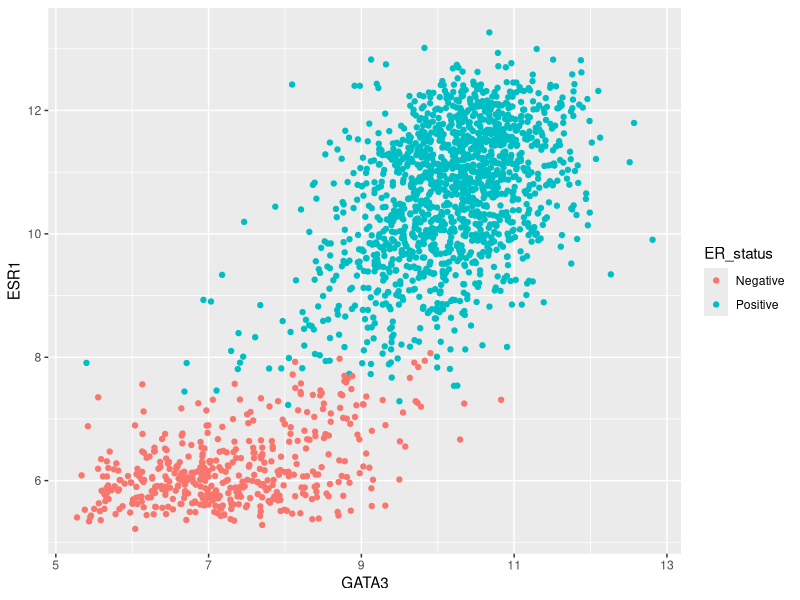
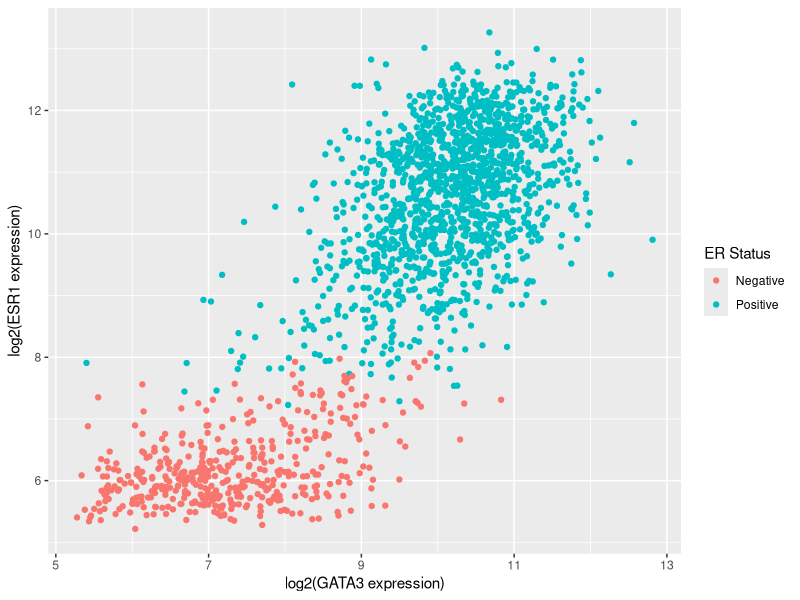
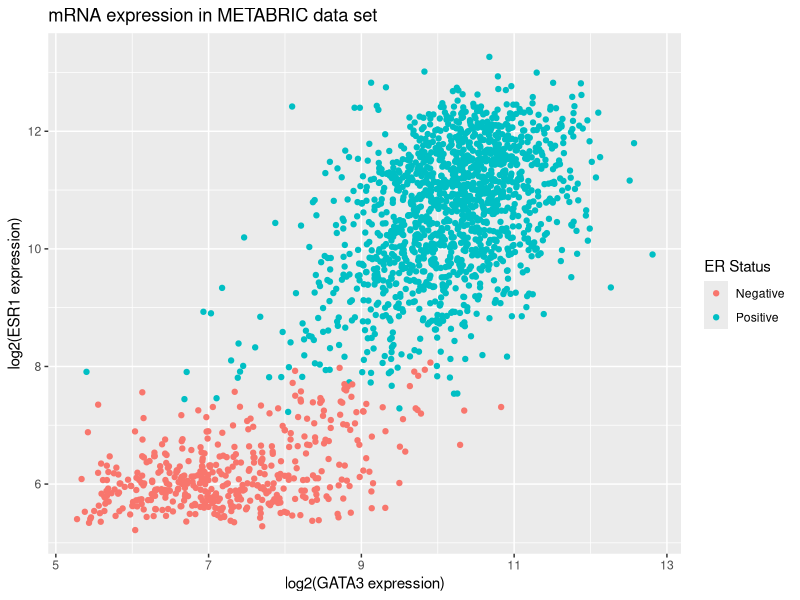
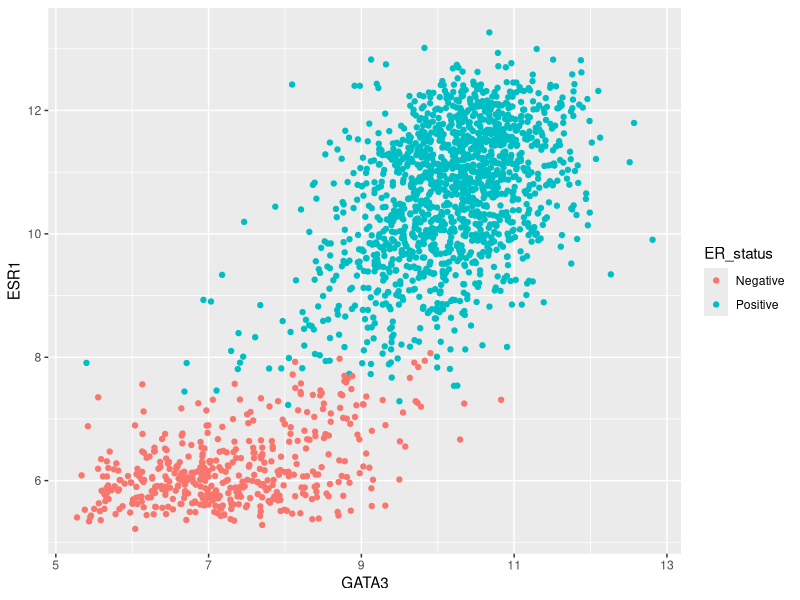
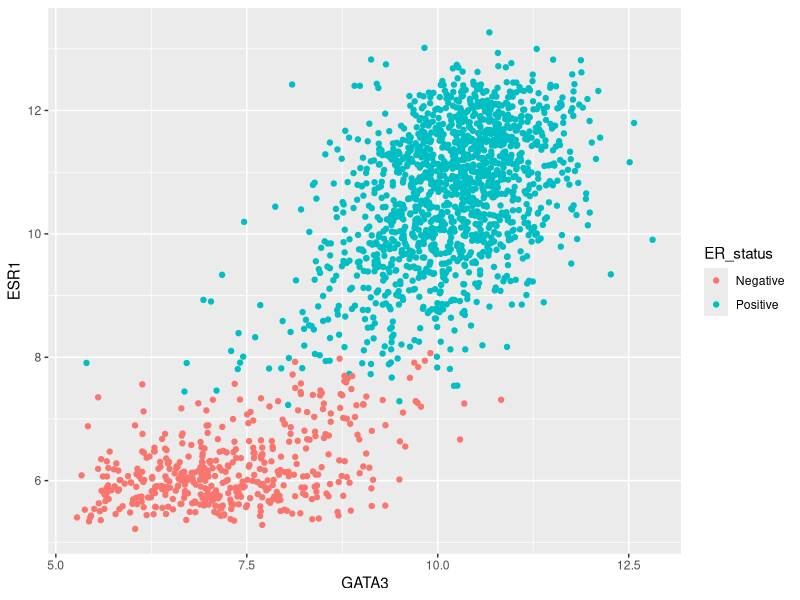
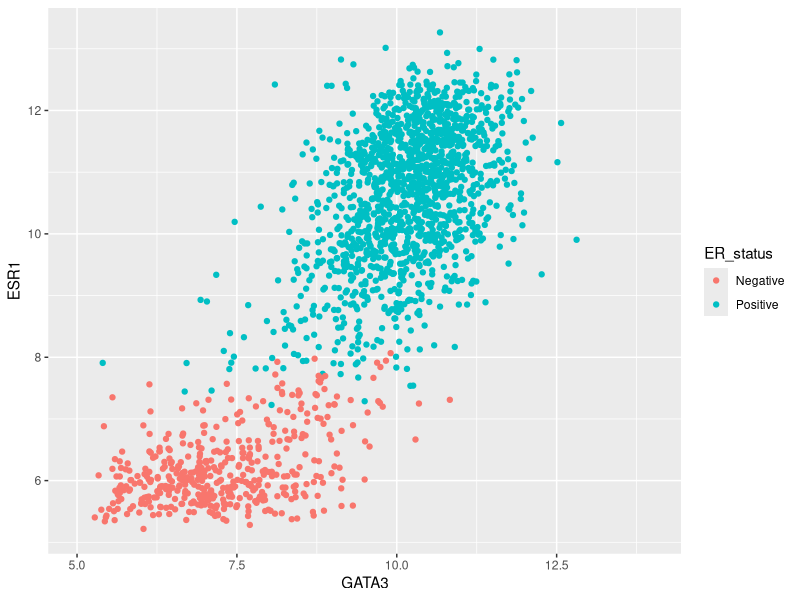
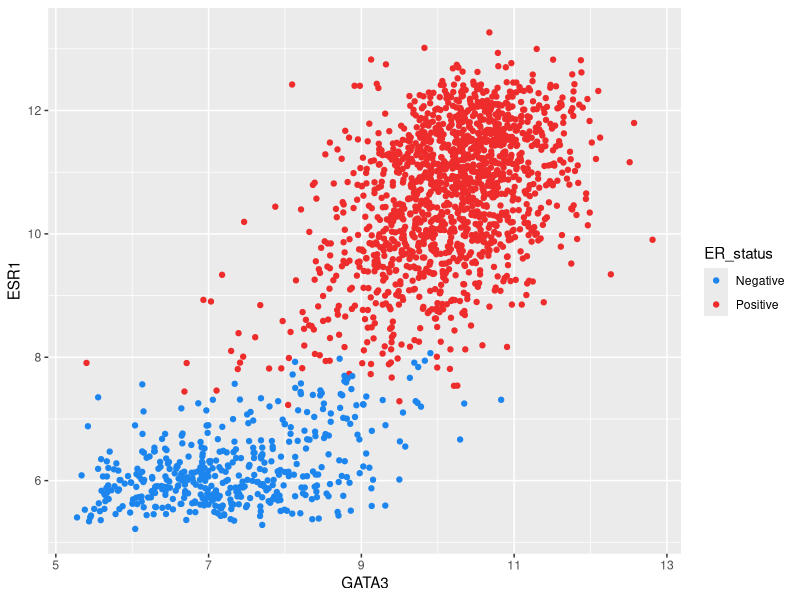
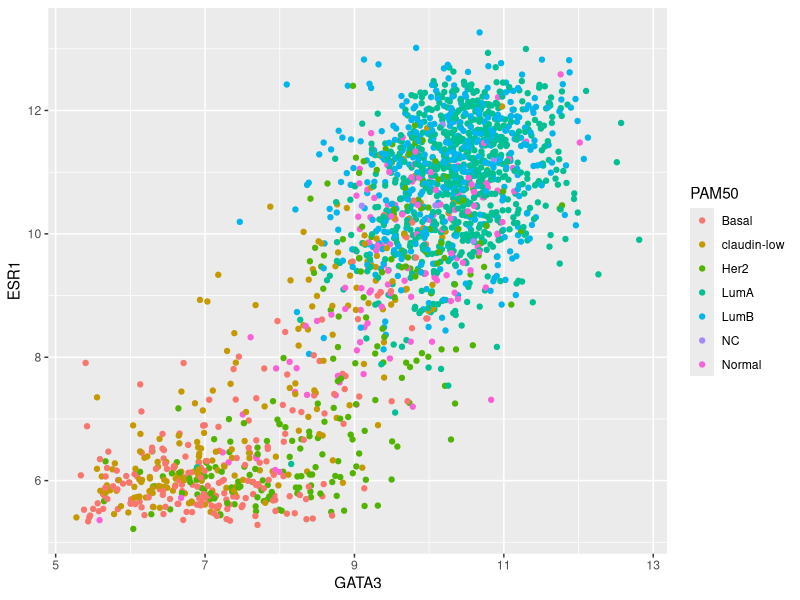

Here is the R script that generated these plots, in order:
## ---- chunk 1
options(tibble.print_max = 1, tibble.print_min = 1, max.print=10, 
        tibble.max_extra_cols=1)
knitr::opts_chunk$set(eval=FALSE)
## ---- chunk 2
library(tidyverse)
metabric <- read_csv("data/metabric_clinical_and_expression_data.csv")
## ---- chunk 3
metabric %>% 
  summarise(Mean_ESR1 = mean(ESR1))
## ---- chunk 4
metabric %>% 
  filter(ER_status == "Positive") %>% 
  summarise(Mean_ESR1_positive = mean(ESR1))
metabric %>% 
  filter(ER_status == "Negative") %>% 
  summarise(Mean_ESR1_negative = mean(ESR1))
## ---- chunk 5
metabric %>% 
  group_by(ER_status) %>% 
  summarise(Mean_ESR1 = mean(ESR1))
## ---- chunk 6
metabric %>% 
  group_by(ER_status, HER2_status) %>% 
  summarise(Mean_ESR1 = mean(ESR1))
## ---- chunk 7
metabric %>% 
  group_by(ER_status, HER2_status) %>% 
  summarise(Mean_ESR1 = mean(ESR1), Mean_GATA3 = mean(GATA3))
## ---- chunk 8
metabric %>% 
  group_by(ER_status, HER2_status) %>% 
  summarise(Mean_ESR1 = mean(ESR1), Mean_GATA3 = mean(GATA3), N_Patients = n())
## ---- chunk 9
metabric %>% 
  group_by(PAM50) %>% 
  summarise(N_Samples=n())
## ---- chunk 10
count(metabric, PAM50)
## ---- chunk 11
mutations <- read_csv("data/metabric_mutations.csv")
## ---- chunk 12
mutations <- mutations %>% 
  select(Patient_ID, Gene, Position = Start_Position)  ### LOOK WE CAN RENAME IN SELECT!!!!
mutations
## ---- chunk 13
mutations %>% 
  distinct(Patient_ID, Gene)
## ---- chunk 14
band_members
## ---- chunk 15
band_instruments
## ---- chunk 16
left_join(band_members, band_instruments, by = "name")
## ---- chunk 17
left_join(band_members, band_instruments)
## ---- chunk 18
inner_join(band_members, band_instruments)
## ---- chunk 19
full_join(band_members, band_instruments)
## ---- chunk 20
band_instruments2
## ---- chunk 21
left_join(band_members, band_instruments2, by = c("name" = "artist"))
## ---- chunk 22
band_members2 <- tibble(
    name = c("Mick",   "John",    "Paul",    "Paul"),
    band = c("Stones", "Beatles", "Beatles", "Wings")
)
## ---- chunk 23
left_join(band_members2, band_instruments)
## ---- chunk 24
band_instruments3 <- tibble(
    name =  c("John",   "Paul", "Paul",   "Keith"),
    plays = c("guitar", "bass", "guitar", "guitar")
)
band_instruments3
## ---- chunk 25
left_join(band_members2, band_instruments3)
## ---- chunk 26
band_members4 <- tibble(
    forename = c("Mick",   "John",    "Paul",      "John"),
    surname =  c("Jagger", "Lennon",  "McCartney", "Squire"),
    band =     c("Stones", "Beatles", "Beatles",   "Roses")
)

band_instruments4 <- tibble(
    forename = c("John",   "Paul",      "Keith",    "John"),
    surname =  c("Lennon", "McCartney", "Richards", "Squire"),
    plays =    c("guitar & vocals", "bass",      "guitar",   "guitar")
)
## ---- chunk 27
full_join(band_members4, band_instruments4, by = c("forename", "surname"))
## ---- chunk 28
full_join(band_members4, band_instruments4)
## ---- chunk 29
ggplot(metabric, mapping = aes(x=GATA3, y=ESR1)) +
  geom_point(mapping = aes(colour=ER_status))
## ---- chunk 30
ggplot(metabric, mapping = aes(x=GATA3, y=ESR1)) +
  geom_point(mapping = aes(colour=ER_status)) +
  labs(x = "log2(GATA3 expression)", 
       y = "log2(ESR1 expression)",
       colour = "ER Status")
## ---- chunk 31
ggplot(metabric, mapping = aes(x=GATA3, y=ESR1)) +
  geom_point(mapping = aes(colour=ER_status)) +
  labs(x = "log2(GATA3 expression)", 
       y = "log2(ESR1 expression)",
       colour = "ER Status",
       title = "mRNA expression in METABRIC data set")
## ---- chunk 32
ggplot(metabric, mapping = aes(x=GATA3, y=ESR1)) +
  geom_point(mapping = aes(colour=ER_status)) +
  scale_x_continuous() +
  scale_y_continuous() +
  scale_colour_discrete()
## ---- chunk 33
ggplot(metabric, mapping = aes(x=GATA3, y=ESR1)) +
  geom_point(mapping = aes(colour=ER_status)) +
  scale_x_continuous(breaks = seq(5, 15, by = 2.5))
## ---- chunk 34
ggplot(metabric, mapping = aes(x=GATA3, y=ESR1)) +
  geom_point(mapping = aes(colour=ER_status)) +
  scale_x_continuous(breaks = seq(5, 15, by = 2.5), limits = c(5, 14))
## ---- chunk 35
ggplot(metabric, mapping = aes(x=GATA3, y=ESR1)) +
  geom_point(mapping = aes(colour=ER_status)) +
  scale_colour_manual(values = c("dodgerblue2", "firebrick2"))
## ---- chunk 36
ggplot(metabric, mapping = aes(x=GATA3, y=ESR1)) +
  geom_point(mapping = aes(colour=PAM50))
## ---- chunk 37
ggplot(metabric, mapping = aes(x=GATA3, y=ESR1)) +
  geom_point(mapping = aes(colour=PAM50)) +
  scale_colour_brewer(palette = "Set3")
## ---- chunk 38
ggplot(metabric, mapping = aes(x=GATA3, y=ESR1)) +
  geom_point(mapping = aes(colour=Nottingham_prognostic_index))
## ---- chunk 39
ggplot(metabric, mapping = aes(x=GATA3, y=ESR1)) +
  geom_point(mapping = aes(colour=Nottingham_prognostic_index)) +
  scale_colour_gradient(low="pink", high="green")
